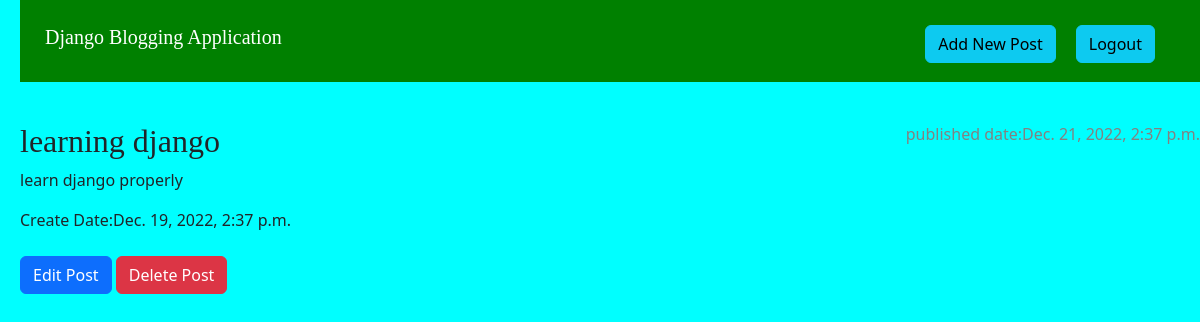
Screenshot of /post/3/ (signed in) with the database file from the repository.
### blog_app/models.py (models this page shows, shortened)
class BlogPost(models.Model):
    Author=models.ForeignKey(settings.AUTH_USER_MODEL,on_delete=models.CASCADE)
    Title=models.CharField(max_length=255)
    Blog_Content=models.TextField()
    Create_Date=models.DateTimeField(default=timezone.now)
    Publish_Date=models.DateTimeField(blank=True,null=True)

### blog_app/views.py (the view)
# urls.py: path("post/<int:pk>/", views.post_detail,name='post_detail'),
@login_required(login_url='login')
def post_detail(request,pk):
   post_data=get_object_or_404(BlogPost,pk=pk)
   return render(request,'blog_app/post_detail.html',{'post':post_data})

### blog_app/templates/blog_app/post_detail.html
{% extends 'blog_app/base.html' %}
{% block content %}
    <article class="post">
    {% if post.Publish_Date %}
        <time class="date">published date:{{ post.Publish_Date }}</time>
    {% endif %}
    <h2>{{ post.Title }}</h2>
    <p> {{ post.Blog_Content }}</p>
    <time> Create Date:{{ post.Create_Date }}</time>
     <br><br>
     <a class="btn btn-primary" href="{% url 'post_edit' pk=post.pk %}">Edit Post</a>
     <a class="btn btn-danger" href="{% url 'post_delete' pk=post.pk %}">Delete Post</a>
    </article>
{% endblock %}

### blog_app/static/css/blog.css (style rules this page uses)
a:link { text-decoration: none; }
body { padding-lef : 40px; margin-left : 20px; background-color : cyan; }
.date { color: #828282; }
.post { margin-bottom:70px; }
.post > .date, .post > .actions { float:right }
h1,h2,h3,h4 { font-family: 'Oswald', sans-serif; font-family: 'PT Serif', serif; }

### rows the page displays
BlogPost: Publish_Date "Dec. 21, 2022, 2:37 p.m.", Title "learning django", Blog_Content "learn django properly", Create_Date "Dec. 19, 2022, 2:37 p.m."
